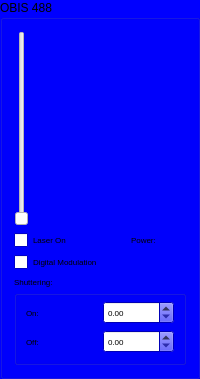
    <widget class="QGroupBox" name="OBIS488">
     <property name="palette">
      <palette>
       <active>
        <colorrole role="WindowText">
         <brush brushstyle="SolidPattern">
          <color alpha="255">
           <red>0</red>
           <green>0</green>
           <blue>0</blue>
          </color>
         </brush>
        </colorrole>
        <colorrole role="Button">
         <brush brushstyle="SolidPattern">
          <color alpha="255">
           <red>0</red>
           <green>0</green>
           <blue>255</blue>
          </color>
         </brush>
        </colorrole>
        <colorrole role="Light">
         <brush brushstyle="SolidPattern">
          <color alpha="255">
           <red>127</red>
           <green>127</green>
           <blue>255</blue>
          </color>
         </brush>
        </colorrole>
        <colorrole role="Midlight">
         <brush brushstyle="SolidPattern">
          <color alpha="255">
           <red>63</red>
           <green>63</green>
           <blue>255</blue>
          </color>
         </brush>
        </colorrole>
        <colorrole role="Dark">
         <brush brushstyle="SolidPattern">
          <color alpha="255">
           <red>0</red>
           <green>0</green>
           <blue>127</blue>
          </color>
         </brush>
        </colorrole>
        <colorrole role="Mid">
         <brush brushstyle="SolidPattern">
          <color alpha="255">
           <red>0</red>
           <green>0</green>
           <blue>170</blue>
          </color>
         </brush>
        </colorrole>
        <colorrole role="Text">
         <brush brushstyle="SolidPattern">
          <color alpha="255">
           <red>0</red>
           <green>0</green>
           <blue>0</blue>
          </color>
         </brush>
        </colorrole>
        <colorrole role="BrightText">
         <brush brushstyle="SolidPattern">
          <color alpha="255">
           <red>255</red>
           <green>255</green>
           <blue>255</blue>
          </color>
         </brush>
        </colorrole>
        <colorrole role="ButtonText">
         <brush brushstyle="SolidPattern">
          <color alpha="255">
           <red>0</red>
           <green>0</green>
           <blue>0</blue>
          </color>
         </brush>
        </colorrole>
        <colorrole role="Base">
         <brush brushstyle="SolidPattern">
          <color alpha="255">
           <red>255</red>
           <green>255</green>
           <blue>255</blue>
          </color>
         </brush>
        </colorrole>
        <colorrole role="Window">
         <brush brushstyle="SolidPattern">
          <color alpha="255">
           <red>0</red>
           <green>0</green>
           <blue>255</blue>
          </color>
         </brush>
        </colorrole>
        <colorrole role="Shadow">
         <brush brushstyle="SolidPattern">
          <color alpha="255">
           <red>0</red>
           <green>0</green>
           <blue>0</blue>
          </color>
         </brush>
        </colorrole>
        <colorrole role="AlternateBase">
         <brush brushstyle="SolidPattern">
          <color alpha="255">
           <red>127</red>
           <green>127</green>
           <blue>255</blue>
          </color>
         </brush>
        </colorrole>
        <colorrole role="ToolTipBase">
         <brush brushstyle="SolidPattern">
          <color alpha="255">
           <red>255</red>
           <green>255</green>
           <blue>220</blue>
          </color>
         </brush>
        </colorrole>
        <colorrole role="ToolTipText">
         <brush brushstyle="SolidPattern">
          <color alpha="255">
           <red>0</red>
           <green>0</green>
           <blue>0</blue>
          </color>
         </brush>
        </colorrole>
       </active>
       <inactive>
        <colorrole role="WindowText">
         <brush brushstyle="SolidPattern">
          <color alpha="255">
           <red>0</red>
           <green>0</green>
           <blue>0</blue>
          </color>
         </brush>
        </colorrole>
        <colorrole role="Button">
         <brush brushstyle="SolidPattern">
          <color alpha="255">
           <red>0</red>
           <green>0</green>
           <blue>255</blue>
          </color>
         </brush>
        </colorrole>
        <colorrole role="Light">
         <brush brushstyle="SolidPattern">
          <color alpha="255">
           <red>127</red>
           <green>127</green>
           <blue>255</blue>
          </color>
         </brush>
        </colorrole>
        <colorrole role="Midlight">
         <brush brushstyle="SolidPattern">
          <color alpha="255">
           <red>63</red>
           <green>63</green>
           <blue>255</blue>
          </color>
         </brush>
        </colorrole>
        <colorrole role="Dark">
         <brush brushstyle="SolidPattern">
          <color alpha="255">
           <red>0</red>
           <green>0</green>
           <blue>127</blue>
          </color>
         </brush>
        </colorrole>
        <colorrole role="Mid">
         <brush brushstyle="SolidPattern">
          <color alpha="255">
           <red>0</red>
           <green>0</green>
           <blue>170</blue>
          </color>
         </brush>
        </colorrole>
        <colorrole role="Text">
         <brush brushstyle="SolidPattern">
          <color alpha="255">
           <red>0</red>
           <green>0</green>
           <blue>0</blue>
          </color>
         </brush>
        </colorrole>
        <colorrole role="BrightText">
         <brush brushstyle="SolidPattern">
          <color alpha="255">
           <red>255</red>
           <green>255</green>
           <blue>255</blue>
          </color>
         </brush>
        </colorrole>
        <colorrole role="ButtonText">
         <brush brushstyle="SolidPattern">
          <color alpha="255">
           <red>0</red>
           <green>0</green>
           <blue>0</blue>
          </color>
         </brush>
        </colorrole>
        <colorrole role="Base">
         <brush brushstyle="SolidPattern">
          <color alpha="255">
           <red>255</red>
           <green>255</green>
           <blue>255</blue>
          </color>
         </brush>
        </colorrole>
        <colorrole role="Window">
         <brush brushstyle="SolidPattern">
          <color alpha="255">
           <red>0</red>
           <green>0</green>
           <blue>255</blue>
          </color>
         </brush>
        </colorrole>
        <colorrole role="Shadow">
         <brush brushstyle="SolidPattern">
          <color alpha="255">
           <red>0</red>
           <green>0</green>
           <blue>0</blue>
          </color>
         </brush>
        </colorrole>
        <colorrole role="AlternateBase">
         <brush brushstyle="SolidPattern">
          <color alpha="255">
           <red>127</red>
           <green>127</green>
           <blue>255</blue>
          </color>
         </brush>
        </colorrole>
        <colorrole role="ToolTipBase">
         <brush brushstyle="SolidPattern">
          <color alpha="255">
           <red>255</red>
           <green>255</green>
           <blue>220</blue>
          </color>
         </brush>
        </colorrole>
        <colorrole role="ToolTipText">
         <brush brushstyle="SolidPattern">
          <color alpha="255">
           <red>0</red>
           <green>0</green>
           <blue>0</blue>
          </color>
         </brush>
        </colorrole>
       </inactive>
       <disabled>
        <colorrole role="WindowText">
         <brush brushstyle="SolidPattern">
          <color alpha="255">
           <red>0</red>
           <green>0</green>
           <blue>127</blue>
          </color>
         </brush>
        </colorrole>
        <colorrole role="Button">
         <brush brushstyle="SolidPattern">
          <color alpha="255">
           <red>0</red>
           <green>0</green>
           <blue>255</blue>
          </color>
         </brush>
        </colorrole>
        <colorrole role="Light">
         <brush brushstyle="SolidPattern">
          <color alpha="255">
           <red>127</red>
           <green>127</green>
           <blue>255</blue>
          </color>
         </brush>
        </colorrole>
        <colorrole role="Midlight">
         <brush brushstyle="SolidPattern">
          <color alpha="255">
           <red>63</red>
           <green>63</green>
           <blue>255</blue>
          </color>
         </brush>
        </colorrole>
        <colorrole role="Dark">
         <brush brushstyle="SolidPattern">
          <color alpha="255">
           <red>0</red>
           <green>0</green>
           <blue>127</blue>
          </color>
         </brush>
        </colorrole>
        <colorrole role="Mid">
         <brush brushstyle="SolidPattern">
          <color alpha="255">
           <red>0</red>
           <green>0</green>
           <blue>170</blue>
          </color>
         </brush>
        </colorrole>
        <colorrole role="Text">
         <brush brushstyle="SolidPattern">
          <color alpha="255">
           <red>0</red>
           <green>0</green>
           <blue>127</blue>
          </color>
         </brush>
        </colorrole>
        <colorrole role="BrightText">
         <brush brushstyle="SolidPattern">
          <color alpha="255">
           <red>255</red>
           <green>255</green>
           <blue>255</blue>
          </color>
         </brush>
        </colorrole>
        <colorrole role="ButtonText">
         <brush brushstyle="SolidPattern">
          <color alpha="255">
           <red>0</red>
           <green>0</green>
           <blue>127</blue>
          </color>
         </brush>
        </colorrole>
        <colorrole role="Base">
         <brush brushstyle="SolidPattern">
          <color alpha="255">
           <red>0</red>
           <green>0</green>
           <blue>255</blue>
          </color>
         </brush>
        </colorrole>
        <colorrole role="Window">
         <brush brushstyle="SolidPattern">
          <color alpha="255">
           <red>0</red>
           <green>0</green>
           <blue>255</blue>
          </color>
         </brush>
        </colorrole>
        <colorrole role="Shadow">
         <brush brushstyle="SolidPattern">
          <color alpha="255">
           <red>0</red>
           <green>0</green>
           <blue>0</blue>
          </color>
         </brush>
        </colorrole>
        <colorrole role="AlternateBase">
         <brush brushstyle="SolidPattern">
          <color alpha="255">
           <red>0</red>
           <green>0</green>
           <blue>255</blue>
          </color>
         </brush>
        </colorrole>
        <colorrole role="ToolTipBase">
         <brush brushstyle="SolidPattern">
          <color alpha="255">
           <red>255</red>
           <green>255</green>
           <blue>220</blue>
          </color>
         </brush>
        </colorrole>
        <colorrole role="ToolTipText">
         <brush brushstyle="SolidPattern">
          <color alpha="255">
           <red>0</red>
           <green>0</green>
           <blue>0</blue>
          </color>
         </brush>
        </colorrole>
       </disabled>
      </palette>
     </property>
     <property name="title">
      <string>OBIS 488</string>
     </property>
     <layout class="QGridLayout" name="gridLayout_2">
      <item row="0" column="0" colspan="2">
       <widget class="QSlider" name="Slider488">
        <property name="minimumSize">
         <size>
          <width>0</width>
          <height>195</height>
         </size>
        </property>
        <property name="maximumSize">
         <size>
          <width>16777215</width>
          <height>195</height>
         </size>
        </property>
        <property name="palette">
         <palette>
          <active>
           <colorrole role="WindowText">
            <brush brushstyle="SolidPattern">
             <color alpha="255">
              <red>0</red>
              <green>0</green>
              <blue>0</blue>
             </color>
            </brush>
           </colorrole>
           <colorrole role="Button">
            <brush brushstyle="SolidPattern">
             <color alpha="255">
              <red>255</red>
              <green>255</green>
              <blue>255</blue>
             </color>
            </brush>
           </colorrole>
           <colorrole role="Light">
            <brush brushstyle="SolidPattern">
             <color alpha="255">
              <red>255</red>
              <green>255</green>
              <blue>255</blue>
             </color>
            </brush>
           </colorrole>
           <colorrole role="Midlight">
            <brush brushstyle="SolidPattern">
             <color alpha="255">
              <red>255</red>
              <green>255</green>
              <blue>255</blue>
             </color>
            </brush>
           </colorrole>
           <colorrole role="Dark">
            <brush brushstyle="SolidPattern">
             <color alpha="255">
              <red>127</red>
              <green>127</green>
              <blue>127</blue>
             </color>
            </brush>
           </colorrole>
           <colorrole role="Mid">
            <brush brushstyle="SolidPattern">
             <color alpha="255">
              <red>170</red>
              <green>170</green>
              <blue>170</blue>
             </color>
            </brush>
           </colorrole>
           <colorrole role="Text">
            <brush brushstyle="SolidPattern">
             <color alpha="255">
              <red>0</red>
              <green>0</green>
              <blue>0</blue>
             </color>
            </brush>
           </colorrole>
           <colorrole role="BrightText">
            <brush brushstyle="SolidPattern">
             <color alpha="255">
              <red>255</red>
              <green>255</green>
              <blue>255</blue>
             </color>
            </brush>
           </colorrole>
           <colorrole role="ButtonText">
            <brush brushstyle="SolidPattern">
             <color alpha="255">
              <red>0</red>
              <green>0</green>
              <blue>0</blue>
             </color>
            </brush>
           </colorrole>
           <colorrole role="Base">
            <brush brushstyle="SolidPattern">
             <color alpha="255">
              <red>255</red>
              <green>255</green>
              <blue>255</blue>
             </color>
            </brush>
           </colorrole>
           <colorrole role="Window">
            <brush brushstyle="SolidPattern">
             <color alpha="255">
              <red>255</red>
              <green>255</green>
              <blue>255</blue>
             </color>
            </brush>
           </colorrole>
           <colorrole role="Shadow">
            <brush brushstyle="SolidPattern">
             <color alpha="255">
              <red>0</red>
              <green>0</green>
              <blue>0</blue>
             </color>
            </brush>
           </colorrole>
           <colorrole role="AlternateBase">
            <brush brushstyle="SolidPattern">
             <color alpha="255">
              <red>255</red>
              <green>255</green>
              <blue>255</blue>
             </color>
            </brush>
           </colorrole>
           <colorrole role="ToolTipBase">
            <brush brushstyle="SolidPattern">
             <color alpha="255">
              <red>255</red>
              <green>255</green>
              <blue>220</blue>
             </color>
            </brush>
           </colorrole>
           <colorrole role="ToolTipText">
            <brush brushstyle="SolidPattern">
             <color alpha="255">
              <red>0</red>
              <green>0</green>
              <blue>0</blue>
             </color>
            </brush>
           </colorrole>
          </active>
          <inactive>
           <colorrole role="WindowText">
            <brush brushstyle="SolidPattern">
             <color alpha="255">
              <red>0</red>
              <green>0</green>
              <blue>0</blue>
             </color>
            </brush>
           </colorrole>
           <colorrole role="Button">
            <brush brushstyle="SolidPattern">
             <color alpha="255">
              <red>255</red>
              <green>255</green>
              <blue>255</blue>
             </color>
            </brush>
           </colorrole>
           <colorrole role="Light">
            <brush brushstyle="SolidPattern">
             <color alpha="255">
              <red>255</red>
              <green>255</green>
              <blue>255</blue>
             </color>
            </brush>
           </colorrole>
           <colorrole role="Midlight">
            <brush brushstyle="SolidPattern">
             <color alpha="255">
              <red>255</red>
              <green>255</green>
              <blue>255</blue>
             </color>
            </brush>
           </colorrole>
           <colorrole role="Dark">
            <brush brushstyle="SolidPattern">
             <color alpha="255">
              <red>127</red>
              <green>127</green>
              <blue>127</blue>
             </color>
            </brush>
           </colorrole>
           <colorrole role="Mid">
            <brush brushstyle="SolidPattern">
             <color alpha="255">
              <red>170</red>
              <green>170</green>
              <blue>170</blue>
             </color>
            </brush>
           </colorrole>
           <colorrole role="Text">
            <brush brushstyle="SolidPattern">
             <color alpha="255">
              <red>0</red>
              <green>0</green>
              <blue>0</blue>
             </color>
            </brush>
           </colorrole>
           <colorrole role="BrightText">
            <brush brushstyle="SolidPattern">
             <color alpha="255">
              <red>255</red>
              <green>255</green>
              <blue>255</blue>
             </color>
            </brush>
           </colorrole>
           <colorrole role="ButtonText">
            <brush brushstyle="SolidPattern">
             <color alpha="255">
              <red>0</red>
              <green>0</green>
              <blue>0</blue>
             </color>
            </brush>
           </colorrole>
           <colorrole role="Base">
            <brush brushstyle="SolidPattern">
             <color alpha="255">
              <red>255</red>
              <green>255</green>
              <blue>255</blue>
             </color>
            </brush>
           </colorrole>
           <colorrole role="Window">
            <brush brushstyle="SolidPattern">
             <color alpha="255">
              <red>255</red>
              <green>255</green>
              <blue>255</blue>
             </color>
            </brush>
           </colorrole>
           <colorrole role="Shadow">
            <brush brushstyle="SolidPattern">
             <color alpha="255">
              <red>0</red>
              <green>0</green>
              <blue>0</blue>
             </color>
            </brush>
           </colorrole>
           <colorrole role="AlternateBase">
            <brush brushstyle="SolidPattern">
             <color alpha="255">
              <red>255</red>
              <green>255</green>
              <blue>255</blue>
             </color>
            </brush>
           </colorrole>
           <colorrole role="ToolTipBase">
            <brush brushstyle="SolidPattern">
             <color alpha="255">
              <red>255</red>
              <green>255</green>
              <blue>220</blue>
             </color>
            </brush>
           </colorrole>
           <colorrole role="ToolTipText">
            <brush brushstyle="SolidPattern">
             <color alpha="255">
              <red>0</red>
              <green>0</green>
              <blue>0</blue>
             </color>
            </brush>
           </colorrole>
          </inactive>
          <disabled>
           <colorrole role="WindowText">
            <brush brushstyle="SolidPattern">
             <color alpha="255">
              <red>127</red>
              <green>127</green>
              <blue>127</blue>
             </color>
            </brush>
           </colorrole>
           <colorrole role="Button">
            <brush brushstyle="SolidPattern">
             <color alpha="255">
              <red>255</red>
              <green>255</green>
              <blue>255</blue>
             </color>
            </brush>
           </colorrole>
           <colorrole role="Light">
            <brush brushstyle="SolidPattern">
             <color alpha="255">
              <red>255</red>
              <green>255</green>
              <blue>255</blue>
             </color>
            </brush>
           </colorrole>
           <colorrole role="Midlight">
            <brush brushstyle="SolidPattern">
             <color alpha="255">
              <red>255</red>
              <green>255</green>
              <blue>255</blue>
             </color>
            </brush>
           </colorrole>
           <colorrole role="Dark">
            <brush brushstyle="SolidPattern">
             <color alpha="255">
              <red>127</red>
              <green>127</green>
              <blue>127</blue>
             </color>
            </brush>
           </colorrole>
           <colorrole role="Mid">
            <brush brushstyle="SolidPattern">
             <color alpha="255">
              <red>170</red>
              <green>170</green>
              <blue>170</blue>
             </color>
            </brush>
           </colorrole>
           <colorrole role="Text">
            <brush brushstyle="SolidPattern">
             <color alpha="255">
              <red>127</red>
              <green>127</green>
              <blue>127</blue>
             </color>
            </brush>
           </colorrole>
           <colorrole role="BrightText">
            <brush brushstyle="SolidPattern">
             <color alpha="255">
              <red>255</red>
              <green>255</green>
              <blue>255</blue>
             </color>
            </brush>
           </colorrole>
           <colorrole role="ButtonText">
            <brush brushstyle="SolidPattern">
             <color alpha="255">
              <red>127</red>
              <green>127</green>
              <blue>127</blue>
             </color>
            </brush>
           </colorrole>
           <colorrole role="Base">
            <brush brushstyle="SolidPattern">
             <color alpha="255">
              <red>255</red>
              <green>255</green>
              <blue>255</blue>
             </color>
            </brush>
           </colorrole>
           <colorrole role="Window">
            <brush brushstyle="SolidPattern">
             <color alpha="255">
              <red>255</red>
              <green>255</green>
              <blue>255</blue>
             </color>
            </brush>
           </colorrole>
           <colorrole role="Shadow">
            <brush brushstyle="SolidPattern">
             <color alpha="255">
              <red>0</red>
              <green>0</green>
              <blue>0</blue>
             </color>
            </brush>
           </colorrole>
           <colorrole role="AlternateBase">
            <brush brushstyle="SolidPattern">
             <color alpha="255">
              <red>255</red>
              <green>255</green>
              <blue>255</blue>
             </color>
            </brush>
           </colorrole>
           <colorrole role="ToolTipBase">
            <brush brushstyle="SolidPattern">
             <color alpha="255">
              <red>255</red>
              <green>255</green>
              <blue>220</blue>
             </color>
            </brush>
           </colorrole>
           <colorrole role="ToolTipText">
            <brush brushstyle="SolidPattern">
             <color alpha="255">
              <red>0</red>
              <green>0</green>
              <blue>0</blue>
             </color>
            </brush>
           </colorrole>
          </disabled>
         </palette>
        </property>
        <property name="autoFillBackground">
         <bool>false</bool>
        </property>
        <property name="orientation">
         <enum>Qt::Vertical</enum>
        </property>
       </widget>
      </item>
      <item row="1" column="0" colspan="2">
       <widget class="QCheckBox" name="On488">
        <property name="font">
         <font>
          <pointsize>6</pointsize>
         </font>
        </property>
        <property name="text">
         <string>Laser On</string>
        </property>
       </widget>
      </item>
      <item row="1" column="2">
       <widget class="QLabel" name="Pow488">
        <property name="minimumSize">
         <size>
          <width>40</width>
          <height>0</height>
         </size>
        </property>
        <property name="font">
         <font>
          <pointsize>6</pointsize>
         </font>
        </property>
        <property name="text">
         <string>Power: </string>
        </property>
       </widget>
      </item>
      <item row="2" column="0" rowspan="2" colspan="3">
       <widget class="QCheckBox" name="checkBox_digMod488">
        <property name="font">
         <font>
          <pointsize>6</pointsize>
         </font>
        </property>
        <property name="text">
         <string>Digital Modulation</string>
        </property>
       </widget>
      </item>
      <item row="4" column="0" colspan="3">
       <widget class="QGroupBox" name="groupBox_shuttering488">
        <property name="font">
         <font>
          <pointsize>6</pointsize>
         </font>
        </property>
        <property name="title">
         <string>Shuttering:</string>
        </property>
        <layout class="QGridLayout" name="gridLayout_7">
         <item row="0" column="0">
          <widget class="QLabel" name="label_3">
           <property name="font">
            <font>
             <pointsize>6</pointsize>
            </font>
           </property>
           <property name="text">
            <string>On:</string>
           </property>
          </widget>
         </item>
         <item row="0" column="1">
          <widget class="QDoubleSpinBox" name="doubleSpinBox_on488">
           <property name="font">
            <font>
             <pointsize>6</pointsize>
            </font>
           </property>
          </widget>
         </item>
         <item row="1" column="0">
          <widget class="QLabel" name="label_4">
           <property name="font">
            <font>
             <pointsize>6</pointsize>
            </font>
           </property>
           <property name="text">
            <string>Off:</string>
           </property>
          </widget>
         </item>
         <item row="1" column="1">
          <widget class="QDoubleSpinBox" name="doubleSpinBox_off488">
           <property name="font">
            <font>
             <pointsize>6</pointsize>
            </font>
           </property>
          </widget>
         </item>
        </layout>
       </widget>
      </item>
     </layout>
    </widget>
